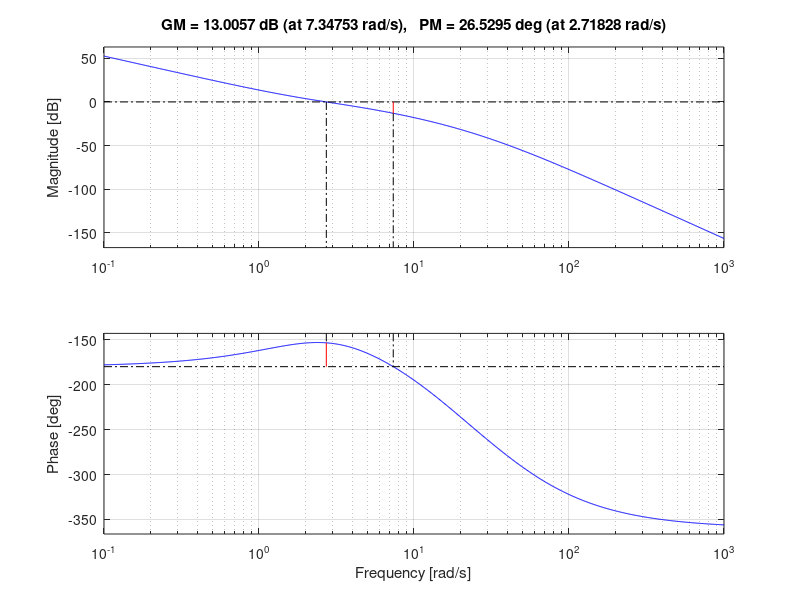
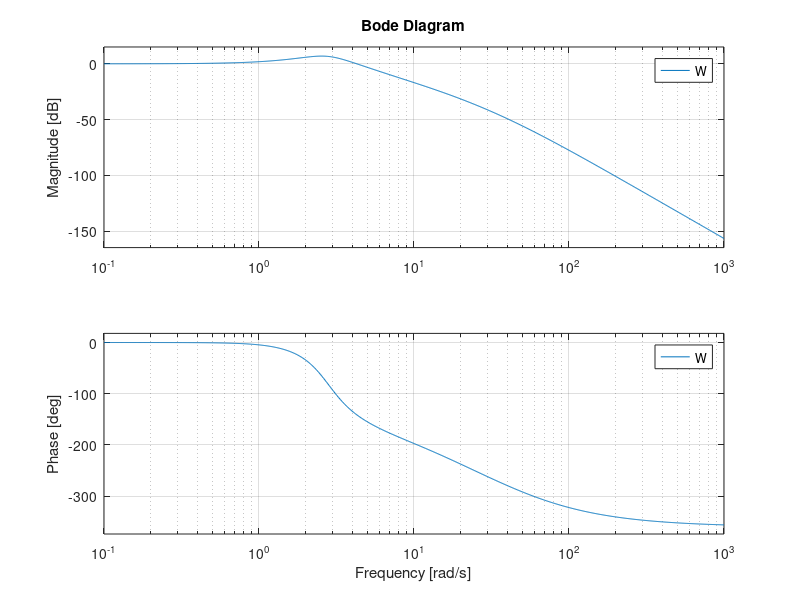

The MATLAB script that drew these images, in order:
clear all
close all

s = tf('s');

F = (100*s+1000)/(s^5+38*s^4+481*s^3+2280*s^2+3600*s)

N = 10

%Controllo soluzione anello chiuso

[Gm,Pm,Wgm,Wpm] = margin(F)

%controllo soluzione anello chiuso:
Kpbar = Gm
Tbar = 2*pi/Wgm

Kp = 0.6*Kpbar
Ti = 0.5*Tbar
Td = 0.125*Tbar

Rs = Kp*(1+(1/(Ti*s))+(Td*s/(1+Td*s/N)))

Ga = F * Rs

figure,margin(Ga)

W = feedback(Ga,1)

figure,bode(W)

%picco di risonanza 6.91
%banda passante 4.96